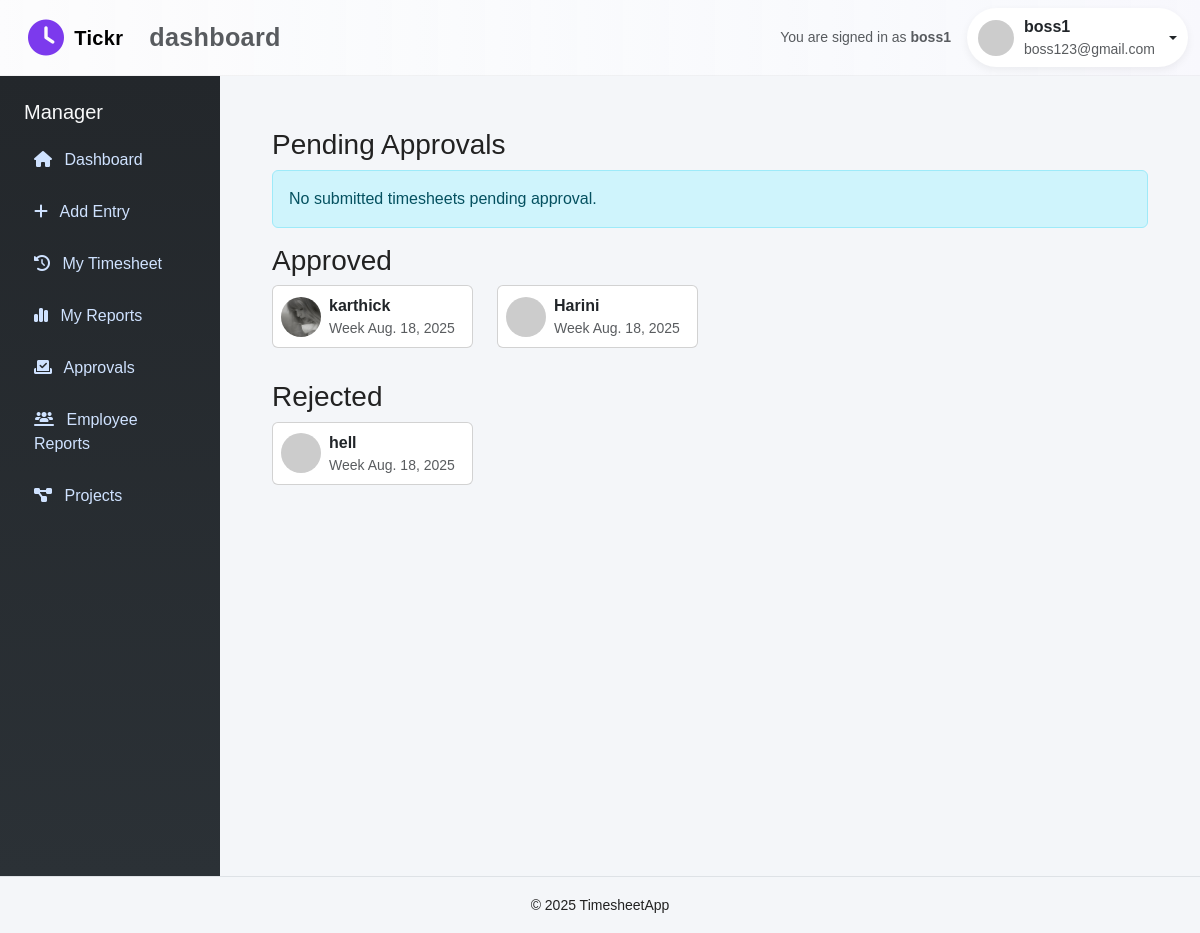
The app's page /manager/approvals/ (signed in) with its own data.
### timesheet_app/models.py (models this page shows, shortened)
class CustomUser(AbstractUser):
    role = models.CharField(max_length=10, choices=ROLE_CHOICES)

class WeekSummary(models.Model):
    user = models.ForeignKey(settings.AUTH_USER_MODEL, on_delete=models.CASCADE)
    week_start = models.DateField(help_text="Monday date of the week")
    status = models.CharField(max_length=12, choices=STATUS_CHOICES, default=STATUS_DRAFT)
    approver = models.ForeignKey(
        settings.AUTH_USER_MODEL,
        on_delete=models.SET_NULL,
        related_name="approved_weeks",
        null=True,
        blank=True
    )
    submitted_at = models.DateTimeField(null=True, blank=True)
    approved_at = models.DateTimeField(null=True, blank=True)
    audit_note = models.TextField(blank=True)
    manager_comment = models.TextField(blank=True, null=True)
    class Meta:
        unique_together = ("user", "week_start")

class Profile(models.Model):
    user = models.OneToOneField(settings.AUTH_USER_MODEL, on_delete=models.CASCADE, related_name='profile')
    avatar = models.ImageField(upload_to=avatar_upload_to, null=True, blank=True)

### timesheet_app/views.py (the view)
# urls.py: path("manager/approvals/", approvals_list, name="approvals_list"),
@role_required("manager")
@login_required
def approvals_list(request):
    pending = WeekSummary.objects.select_related('user').filter(status=STATUS_SUBMITTED).order_by('week_start')
    approved = WeekSummary.objects.select_related('user').filter(status=STATUS_APPROVED).order_by('-approved_at')[:50]
    rejected = WeekSummary.objects.select_related('user').filter(status=STATUS_REJECTED).order_by('-approved_at')[:50]
    return render(request, 'dashboard/approvals_list.html', {'pending': pending, 'approved': approved, 'rejected': rejected})

### timesheet_app/templates/dashboard/approvals_list.html
{% extends 'base.html' %}
{% block sidebar %}
  {% include 'dashboard/manager_sidebar.html' %}
{% endblock %}
{% block content %}
<div class="container my-4">
  <h3>Pending Approvals</h3>
  {% if pending %}
    <div class="list-group mb-4">
      {% for w in pending %}
        <div class="list-group-item d-flex justify-content-between align-items-center">
          <div>
            <div style="font-weight:600">{{ w.user.get_full_name|default:w.user.username }}</div>
            <div class="small text-muted">Week of {{ w.week_start|date:'M d, Y' }}</div>
          </div>
          <div>
            <a href="{% url 'week_detail' w.id %}" class="btn btn-sm btn-primary">Review</a>
          </div>
        </div>
      {% endfor %}
    </div>
  {% else %}
    <div class="alert alert-info">No submitted timesheets pending approval.</div>
  {% endif %}
  <h3>Approved</h3>
  <div class="row mb-4">
    {% for w in approved %}
      <div class="col-md-3">
        <div class="card p-2 mb-2">
          <div class="d-flex align-items-center gap-2">
            {% if w.user.profile and w.user.profile.avatar %}
              <img src="{{ w.user.profile.avatar.url }}" style="width:40px;height:40px;border-radius:50%;object-fit:cover">
            {% else %}
              <img src="https://ui-avatars.com/api/?name={{ w.user.username }}&background=7c3aed&color=fff" style="width:40px;height:40px;border-radius:50%">
            {% endif %}
            <div>
              <div style="font-weight:600">{{ w.user.get_full_name|default:w.user.username }}</div>
              <div class="small text-muted">Week {{ w.week_start }}</div>
            </div>
          </div>
        </div>
      </div>
    {% empty %}
      <div class="text-muted">No approved weeks yet.</div>
    {% endfor %}
  </div>
  <h3>Rejected</h3>
  <div class="row mb-4">
    {% for w in rejected %}
      <div class="col-md-3">
        <div class="card p-2 mb-2">
          <div class="d-flex align-items-center gap-2">
            {% if w.user.profile and w.user.profile.avatar %}
              <img src="{{ w.user.profile.avatar.url }}" style="width:40px;height:40px;border-radius:50%;object-fit:cover">
            {% else %}
              <img src="https://ui-avatars.com/api/?name={{ w.user.username }}&background=7c3aed&color=fff" style="width:40px;height:40px;border-radius:50%">
            {% endif %}
            <div>
              <div style="font-weight:600">{{ w.user.get_full_name|default:w.user.username }}</div>
              <div class="small text-muted">Week {{ w.week_start }}</div>
            </div>
          </div>
        </div>
      </div>
    {% empty %}
      <div class="text-muted">No rejected weeks.</div>
    {% endfor %}
  </div>
</div>
{% endblock %}

### timesheet_app/templates/base.html (shortened to what this page needs)
{% load static %}
<!doctype html>
<html lang="en">
<head>
  <link href="https://cdn.jsdelivr.net/npm/bootstrap@5.3.0/dist/css/bootstrap.min.css" rel="stylesheet">
  <link href="https://cdnjs.cloudflare.com/ajax/libs/font-awesome/6.4.0/css/all.min.css" rel="stylesheet">
</head>
<body>
<nav class="navbar navbar-expand-lg navbar-light" style="background: linear-gradient(90deg, rgba(255,255,255,0.7), rgba(250,250,255,0.6)); border-bottom:1px solid rgba(0,0,0,0.04);">
  <div class="container-fluid d-flex justify-content-between align-items-center">
    <div class="app-brand ms-lg-3">
      <i class="fa-solid fa-clock fa-lg" style="color:var(--accent)"></i>
      <span class="navbar-brand">Tickr</span>
      <small class="text-muted">dashboard</small>
    </div>
    <div class="d-flex align-items-center">
      <div class="me-3 text-muted small d-none d-md-block">You are signed in as <strong>{{ user.get_full_name|default:user.username }}</strong></div>
      {% if user.is_authenticated %}
      <div class="dropdown">
        <button class="btn profile-pill dropdown-toggle" data-bs-toggle="dropdown" aria-expanded="false">
          {% if user.profile and user.profile.avatar %}
            <img src="{{ user.profile.avatar.url }}" alt="avatar" />
          {% else %}
            <img src="https://ui-avatars.com/api/?name={{ user.username }}&background=7c3aed&color=fff" alt="avatar" />
          {% endif %}
          <div class="d-none d-sm-block text-start">
            <div style="font-weight:600">{{ user.get_full_name|default:user.username }}</div>
            <div class="small text-muted">{{ user.email }}</div>
          </div>
        </button>
      </div>
      {% endif %}
    </div>
  </div>
</nav>
<div class="d-flex">
  {% block sidebar %}{% endblock %}
  <div class="content-wrapper">
    {% block content %}{% endblock %}
  </div>
</div>
<footer class="text-center py-3 border-top">
  <small>&copy; 2025 TimesheetApp</small>
</footer>
</body>
</html>

### timesheet_app/templates/base.html (style rules this page uses)
:root { --primary: #0d6efd; --muted: #6c757d; --card: #ffffff; --bg: #f4f6f9; --accent: #7c3aed; }
body { display: flex; min-height: 100vh; flex-direction: column; margin: 0; background: var(--bg); font-family: 'Poppins', sans-serif; color: #222; }
.content-wrapper { flex: 1; padding: 28px 40px; background: var(--bg); min-height: 100vh; transition: padding 0.3s ease; }
.app-brand { font-weight: 700; letter-spacing: 0.3px; display: flex; align-items: center; gap: 10px; font-size: 1.8rem; user-select: none; color: #7c3aed; }
.profile-pill { display: flex; align-items: center; gap: 10px; background: var(--card); padding: 6px 10px; border-radius: 999px; box-shadow: 0 3px 8px rgba(12,12,12,0.06); cursor: pointer; transition: box-shadow 0.3s ease; }
.profile-pill img { width: 36px; height: 36px; border-radius: 50%; object-fit: cover; flex-shrink: 0; }

### records on screen
CustomUser: get_full_name "boss1", email "boss123@gmail.com"
WeekSummary: user.profile.avatar (picture), user.get_full_name "karthick", week_start "Aug. 18, 2025"
WeekSummary: user.get_full_name "Harini", week_start "Aug. 18, 2025"
WeekSummary: user.get_full_name "hell", week_start "Aug. 18, 2025"
